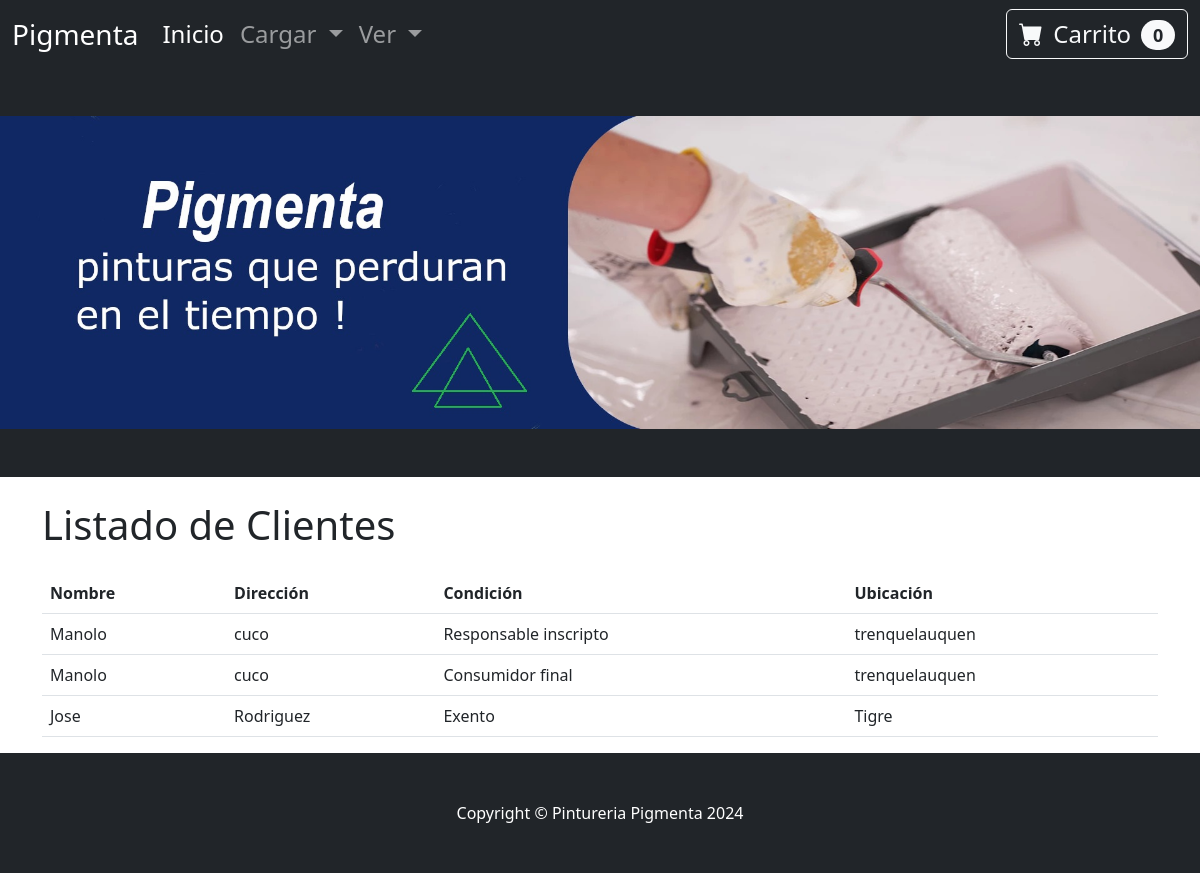
The page /mostrar_clientes/ on the database its author committed.
### appglobal/models.py (models this page shows)
class Clientes(models.Model):
    CONDICIONES = (
        ('consumidor_final', 'Consumidor final'),
        ('monotributista', 'Monotributista'),
        ('responsable_inscripto', 'Responsable inscripto'),
        ('exento', 'Exento'),
    )
    name = models.CharField(max_length=200)
    adress = models.CharField(max_length=200)
    condition = models.CharField(max_length=30, choices=CONDICIONES)
    location = models.CharField(max_length=200)

### appglobal/views.py (the view)
# urls.py: path('mostrar_clientes/', views.mostrar_clientes, name='mostrar_clientes'),
def mostrar_clientes(request):
     clientes = Clientes.objects.all()  # Obtener todos los clientes
     return render(request, 'mostrar_clientes.html', {'clientes': clientes})

### appglobal/template/mostrar_clientes.html
{% extends "main.html" %}
{% load static %}
{% block contenido %}
    <div class="container mt-4">
        <h1 class="mb-4">Listado de Clientes</h1>
        <table class="table">
            <thead>
                <tr>
                    <th>Nombre</th>
                    <th>Dirección</th>
                    <th>Condición</th>
                    <th>Ubicación</th>
                </tr>
            </thead>
            <tbody>
                {% for cliente in clientes %}
                <tr>
                    <td>{{ cliente.name }}</td>
                    <td>{{ cliente.adress }}</td>
                    <td>{{ cliente.get_condition_display }}</td>
                    <td>{{ cliente.location }}</td>
                </tr>
                {% endfor %}
            </tbody>
        </table>
    </div>
{%endblock%}

### appglobal/template/main.html (shortened to what this page needs)
<!DOCTYPE html>
<html lang="en">
<head>
    {% load static %}
    <link href="https://cdn.jsdelivr.net/npm/bootstrap-icons@1.5.0/font/bootstrap-icons.css" rel="stylesheet" />
    <link href={% static 'appglobal/css/styles.css' %} rel="stylesheet" />
</head>
<body>
    <nav class="navbar navbar-expand-lg navbar-dark bg-dark navbar-custom">
        <div class="container-fluid">
            <a class="navbar-brand fs-3" href="#!">Pigmenta</a>
            <div class="collapse navbar-collapse" id="navbarSupportedContent">
                <ul class="navbar-nav me-auto mb-2 mb-lg-0">
                    <li class="nav-item">
                        <a class="nav-link active fs-4" aria-current="page" href="{% url 'home' %}">Inicio</a>
                    </li>
                    <li class="nav-item dropdown">
                        <a class="nav-link dropdown-toggle fs-4" href="#" id="navbarDropdown" role="button"
                            data-bs-toggle="dropdown" aria-expanded="false">
                            Cargar
                        </a>
                    </li>
                    <li class="nav-item dropdown">
                        <a class="nav-link dropdown-toggle fs-4" href="#" id="navbarDropdown" role="button"
                            data-bs-toggle="dropdown" aria-expanded="false">
                            Ver
                        </a>
                    </li>
                </ul>
                <form class="d-flex">
                    <button class="btn btn-outline-light fs-4" type="submit">
                        <i class="bi-cart-fill me-1"></i>
                        Carrito
                        <span class="badge bg-light text-dark ms-1 rounded-pill">0</span>
                    </button>
                </form>
            </div>
        </div>
    </nav>
    <header class="bg-dark py-5">
        <div class="container-fluid px-0">
            <div class="row">
                <div class="col-12">
                    <img src={% static "appglobal/assets/fondo_accesorios1.jpg" %} class="img-fluid" alt="...">
                </div>
            </div>
        </div>
    </header>
    {% block contenido %}
    {% endblock %}
    <footer class="py-5 bg-dark">
        <div class="container">
            <p class="m-0 text-center text-white">Copyright &copy; Pintureria Pigmenta 2024</p>
        </div>
    </footer>
</body>
</html>

### rows shown on the page
Clientes: name "Manolo", adress "cuco", condition "Responsable inscripto", location "trenquelauquen"
Clientes: name "Manolo", adress "cuco", condition "Consumidor final", location "trenquelauquen"
Clientes: name "Jose", adress "Rodriguez", condition "Exento", location "Tigre"
